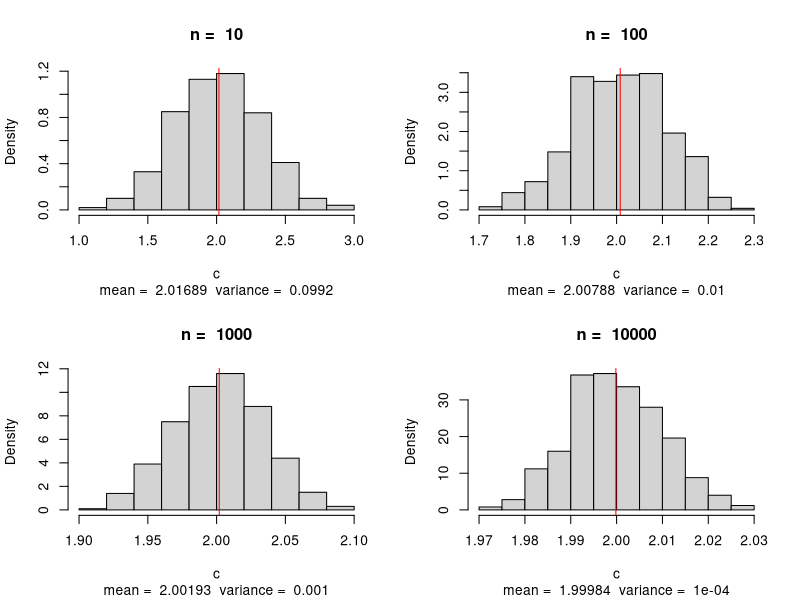

The R script that drew this image:
## ---- chunk 1
set.seed(5630)
S = 500 # 500 repetitions

c <- numeric(S)

#different values of n
n_vals <- c(10, 100, 1000, 10000)

par(mfrow=c(2,2))
for(i in n_vals){
  for(j in 1:S){
    x <- rnorm(i, 2, 1) 
    c[j] <- mean(x)
  }
  hist(c, probability = TRUE,main=paste("n = ", i),sub=paste('mean = '
                    ,round(mean(c),5),' variance = ',round(var(c),4)))
  abline(v=mean(c), col='red')
} #O(n^2) complexity

